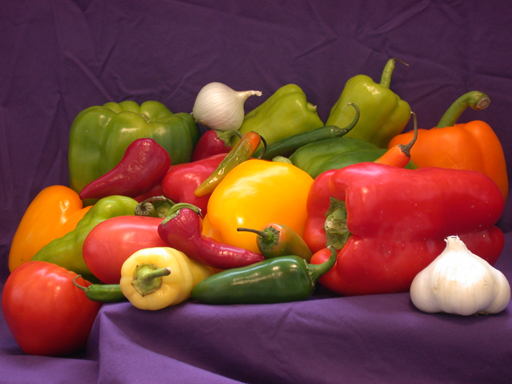
%> input picture Processamento Digital de Imagens/Exemplos_Professor/Exemplo_Filtros_Bordas_A.png, 512 x 384 px
$ octave Exemplo_Filtros_Bordas.m   (GNU Octave 9; MATLAB toolbox functions it lacks are replaced by stand-ins)
%> lines starting %> are read from the running program, lines starting %| are printed output that depends on the picture; in (x1, y1, x2, y2) boxes, pixels count from 0 and x2, y2 are one past the last pixel; in counts of white or black regions, pixels touching at a corner belong together; the program's own positions count from 1
clear;
clc;

img_ori = imread('Exemplo_Filtros_Bordas_A.png');
%> img_ori is the input picture: size 384x512x3 uint8; mean R, G, B 120.8, 66.4, 57.6
%img_ori = imread('Exemplo_Filtros_Bordas_B.jpg');
%img_ori = imread('Exemplo_Filtros_Bordas_C.png');

img_gray = rgb2gray(img_ori);
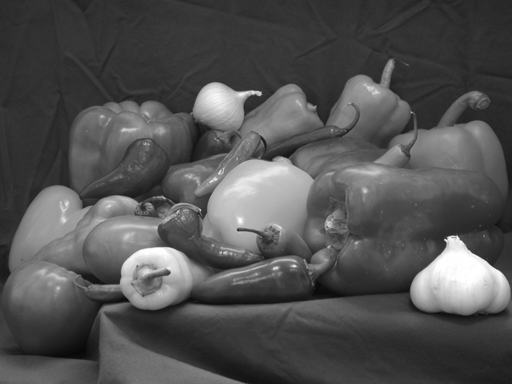
%> img_gray: size 384x512 uint8; min 8, max 255, mean 81.7

figure;
imshow(img_ori);
title('Escala de Cinza');

figure;
subplot(2,2,1);
img_roberts = edge(img_gray,'Roberts');
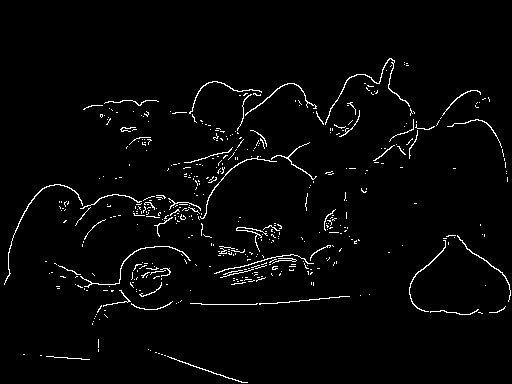
%> img_roberts: size 384x512 logical; 2.5% white in thin lines or dots, all inside (x1, y1, x2, y2) = (4, 58, 511, 383)
imshow(img_roberts);
title('Roberts');

hold;
%figure;
subplot(2,2,2);
img_canny = edge(img_gray,'Canny');
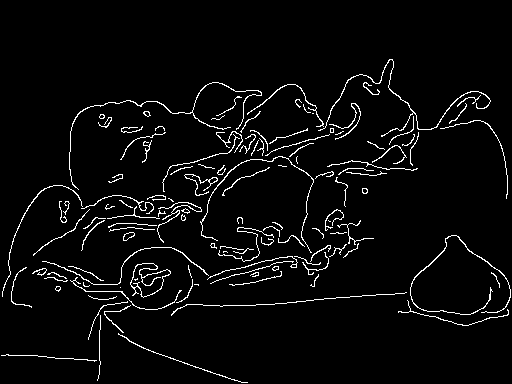
%> img_canny: size 384x512 logical; 3.9% white in thin lines or dots, all inside (x1, y1, x2, y2) = (1, 59, 511, 383)
imshow(img_canny);
title('Canny');

hold;
%figure;
subplot(2,2,3);
img_sobel = edge(img_gray,'Sobel');
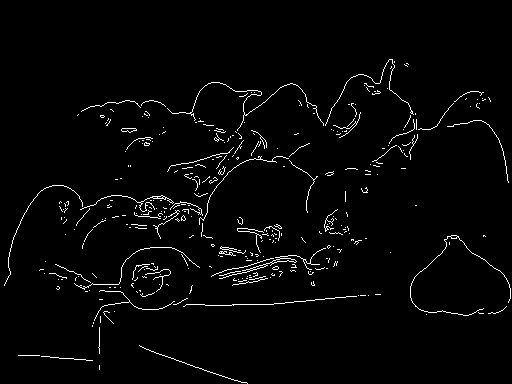
%> img_sobel: size 384x512 logical; 2.4% white in thin lines or dots, all inside (x1, y1, x2, y2) = (4, 59, 511, 384)
imshow(img_sobel);
title('Sobel');

hold;
%figure;
subplot(2,2,4);
img_prewitt = edge(img_gray,'Prewitt');
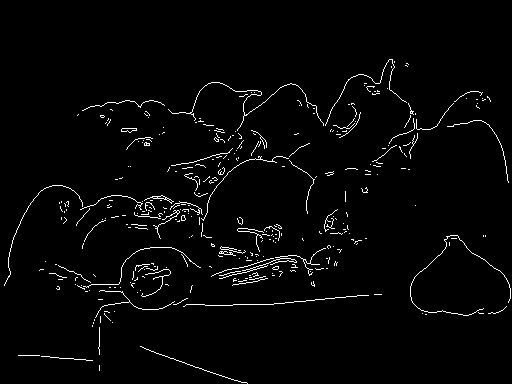
%> img_prewitt: size 384x512 logical; 2.4% white in thin lines or dots, all inside (x1, y1, x2, y2) = (4, 59, 511, 384)
imshow(img_prewitt);
title('Prewitt');

$ run again, with Processamento Digital de Imagens/Exemplos_Professor/Exemplo_Filtros_Bordas_B.jpg saved as Processamento Digital de Imagens/Exemplos_Professor/Exemplo_Filtros_Bordas_A.png
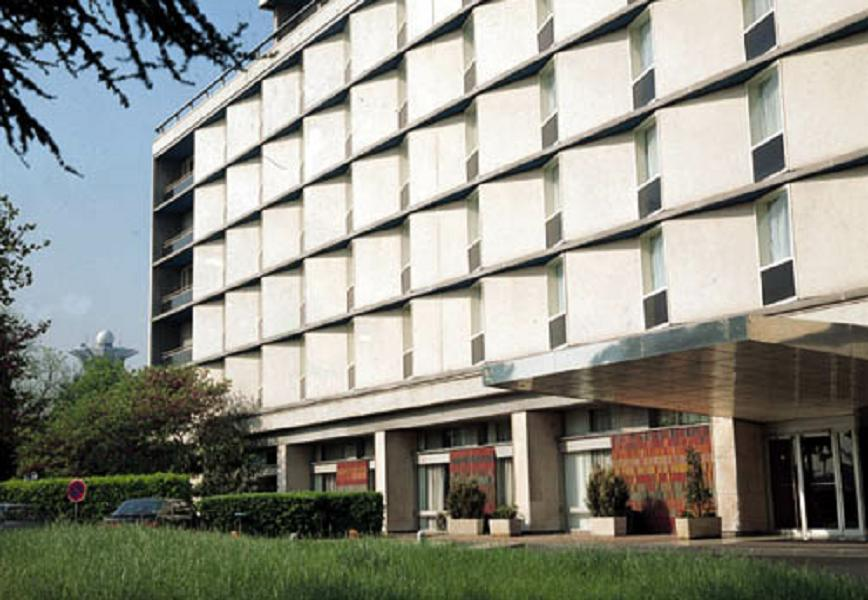
%> input picture Processamento Digital de Imagens/Exemplos_Professor/Exemplo_Filtros_Bordas_B.jpg, 868 x 600 px
%> img_ori is the input picture: size 600x868x3 uint8; mean R, G, B 142.9, 143.6, 133.7
%> `img_roberts = edge(img_gray,'Roberts');`:
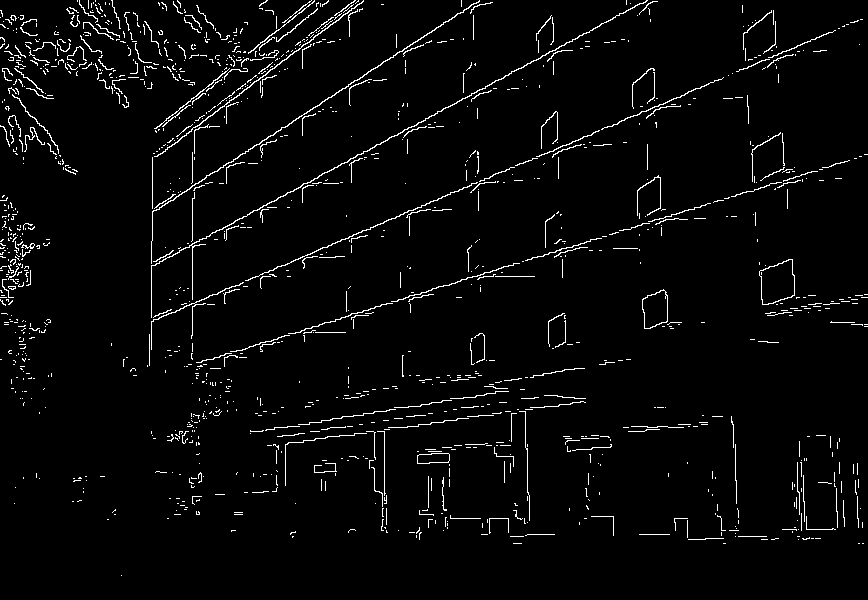
%> img_roberts: size 600x868 logical; 3.2% white in thin lines or dots
%> img_canny: size 600x868 logical; 6.3% white in thin lines or dots
%> `img_sobel = edge(img_gray,'Sobel');`:
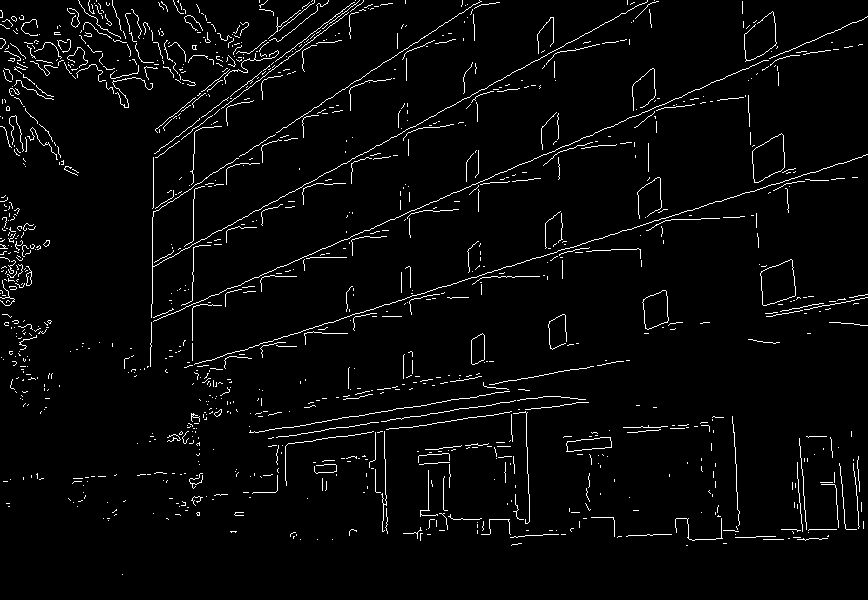
%> img_sobel: size 600x868 logical; 3.2% white in thin lines or dots
%> img_prewitt: size 600x868 logical; 3.2% white in thin lines or dots

$ run again, with Processamento Digital de Imagens/Exemplos_Professor/Exemplo_Add1.png copied over Processamento Digital de Imagens/Exemplos_Professor/Exemplo_Filtros_Bordas_A.png
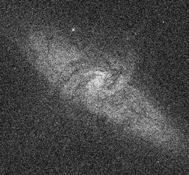
%> input picture Processamento Digital de Imagens/Exemplos_Professor/Exemplo_Add1.png, 189 x 175 px
%> img_ori is the input picture: size 175x189x3 uint8; min 12, max 234, mean 72.4
%> `img_roberts = edge(img_gray,'Roberts');`:
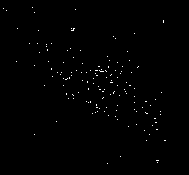
%> img_roberts: size 175x189 logical; 0.56% white in thin lines or dots, all inside (x1, y1, x2, y2) = (3, 7, 166, 164)
%> img_canny: size 175x189 logical; 17.7% white in thin lines or dots
%> img_sobel: size 175x189 logical; 2.5% white in thin lines or dots
%> `img_prewitt = edge(img_gray,'Prewitt');`:
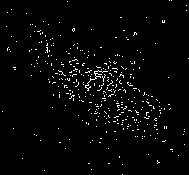
%> img_prewitt: size 175x189 logical; 2.5% white in thin lines or dots
